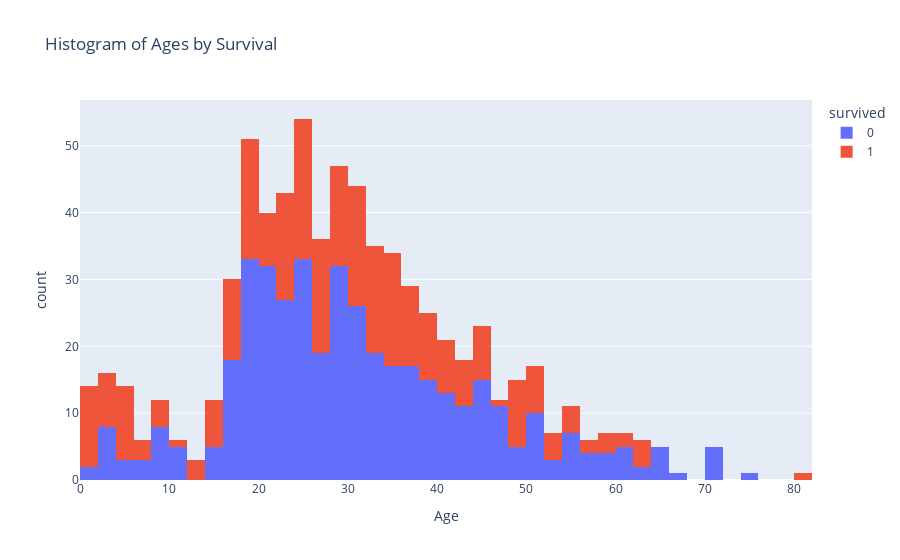

The notebook cell this image was saved under:
### Markdown cell above
[Back to top](#Index:) 

### Problem 5

#### Histogram by survived with `plotly`

By setting the `color` argument to a string representing a column name, plotly will split the data and draw a histogram for each unique category in the column.  Draw a histogram of the `age` column split on `survived`.  Add a title "Histogram of Ages by Survival", an x-label `Age`.

Save the image as `img5` in the `results` folder.

### Code cell
### GRADED

# YOUR CODE HERE
img5 = './results/img5.png'

fig5 = px.histogram(titanic,
                    x="age",
                    color="survived",
                    title="Histogram of Ages by Survival",
                    labels={"age": "Age"})

plt.savefig(img5)
fig5.show()

### Figure 1 — Plotly figure (JSON) as saved in the notebook; plotly's stock layout.template omitted (floating-point values rounded to 4 significant figures; data arrays with more than 128 entries replaced by an {"elided": "..."} marker saying what was removed)
{"data": [{"alignmentgroup": "True", "bingroup": "x", "hovertemplate": "survived=0<br>Age=%{x}<br>count=%{y}<extra></extra>", "legendgroup": "0", "marker": {"color": "#636efa", "pattern": {"shape": ""}}, "name": "0", "offsetgroup": "0", "orientation": "v", "showlegend": true, "type": "histogram", "x": {"elided": "549 float values"}, "xaxis": "x", "yaxis": "y"}, {"alignmentgroup": "True", "bingroup": "x", "hovertemplate": "survived=1<br>Age=%{x}<br>count=%{y}<extra></extra>", "legendgroup": "1", "marker": {"color": "#EF553B", "pattern": {"shape": ""}}, "name": "1", "offsetgroup": "1", "orientation": "v", "showlegend": true, "type": "histogram", "x": {"elided": "342 float values"}, "xaxis": "x", "yaxis": "y"}], "layout": {"autosize": true, "barmode": "relative", "legend": {"title": {"text": "survived"}, "tracegroupgap": 0}, "title": {"text": "Histogram of Ages by Survival"}, "xaxis": {"anchor": "y", "autorange": true, "domain": [0, 1], "range": [0, 82], "title": {"text": "Age"}, "type": "linear"}, "yaxis": {"anchor": "x", "autorange": true, "domain": [0, 1], "range": [0, 56.84], "title": {"text": "count"}}}}
